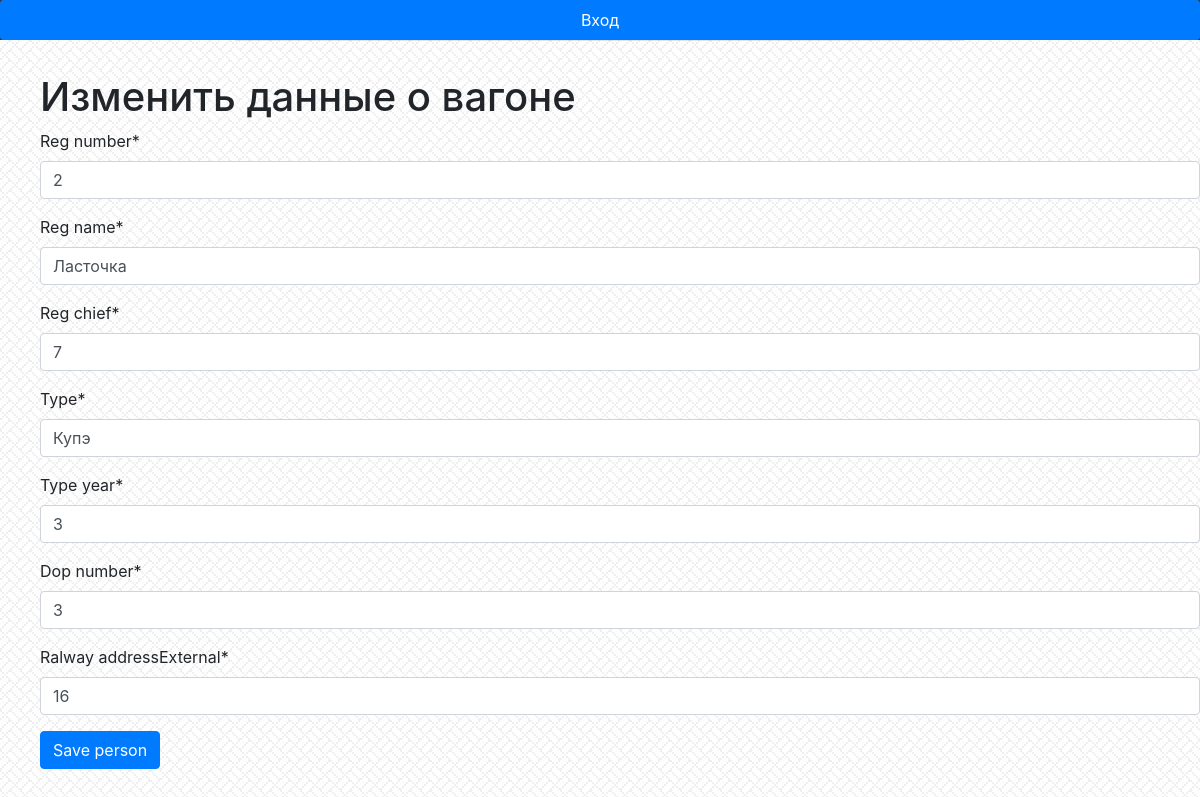
Page /wagon/1/update/ on the committed database.
### repairs_wagon_app/models.py (models this page shows, shortened)
class Wagon(models.Model):
    reg_number = models.IntegerField(unique=True)
    reg_name = models.CharField(max_length=60, unique=True)
    reg_chief = models.CharField(max_length=20, unique=True)
    type = models.CharField(max_length=30)
    type_year = models.IntegerField()
    dop_number = models.IntegerField()
    ralway_addressExternal = models.CharField(max_length=80)

### repairs_wagon_app/views.py (the view)
# urls.py: path('wagon/<int:pk>/update/', views.WagonUpdateView.as_view(), name="wagon_u"),
class WagonUpdateView(UpdateView):
    model = Wagon
    form_class = WagonForm
    success_url = '/wagon/list/'
    template_name = 'wagon_update.html'

### repairs_wagon_app/forms.py
class WagonForm(forms.ModelForm):
    class Meta:
        model = Wagon
        fields = [
            "reg_number",
            "reg_name",
            "reg_chief",
            "type",
            "type_year",
            "dop_number",
            "ralway_addressExternal"
        ]
    def __init__(self, *args, **kwargs):
        super().__init__(*args, **kwargs)
        self.helper = FormHelper()
        self.helper.form_method = 'post'
        self.helper.add_input(Submit('submit', 'Save person'))

### repairs_wagon_app/templates/wagon_update.html
{% include 'menu.html' %}
{% include 'base.html' %}
{% load crispy_forms_tags %}
{% block content %}
<ol>
    <h1 class="mt-2">Изменить данные о вагоне</h1>
    {% crispy form %}
</ol>
{% endblock %}

### repairs_wagon_app/static/wagon/style.css (style rules this page uses)
body { background: white url("images/BACKGROUND.jpg"); }

### rows in the picture
Wagon: reg_number "2", reg_name "Ласточка", reg_chief "7", type "Купэ", type_year "3", dop_number "3", ralway_addressExternal "16"
